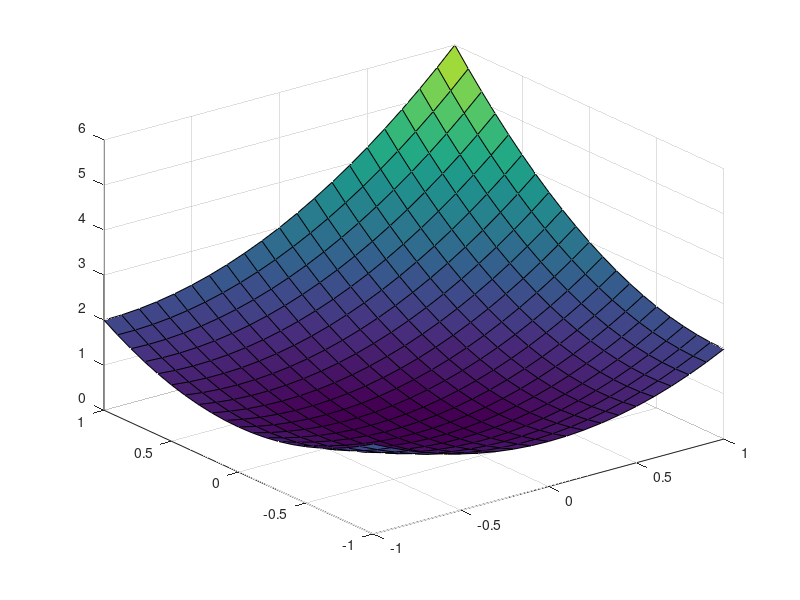

Here is the MATLAB script that generated this plot: (Note: this script raises an error after producing the figure.)
clc; clear; clf;

range = -1:0.1:1;
N = size(range, 2);

a = 1; b = 1; c = 1; d = 1; e = 1; f = 1;
[X, Y] = meshgrid(range, range);
X = reshape(X, 1, []);
Y = reshape(Y, 1, []);
Z = a * X .^ 2 + b * Y .^ 2 + c * X .* Y + d * X + e * Y + f;

IN = [X; Y];
OUT = Z;

figure(1); surf(reshape(X, N, N), reshape(Y, N, N), reshape(Z, N, N));

net = feedforwardnet(10);
net = configure(net, IN, OUT);

net.trainParam.epochs = 1000;
net.trainParam.max_fail = 10;
net.trainParam.min_grad = 1e-05;

net = train(net, IN, OUT);

PREDICT = net(IN);

figure(2); surf(reshape(IN(1,:), N, N), reshape(IN(2,:), N, N), reshape(PREDICT, N, N));

ERR = PREDICT - OUT;

mse(ERR)
figure(3); plot(ERR);